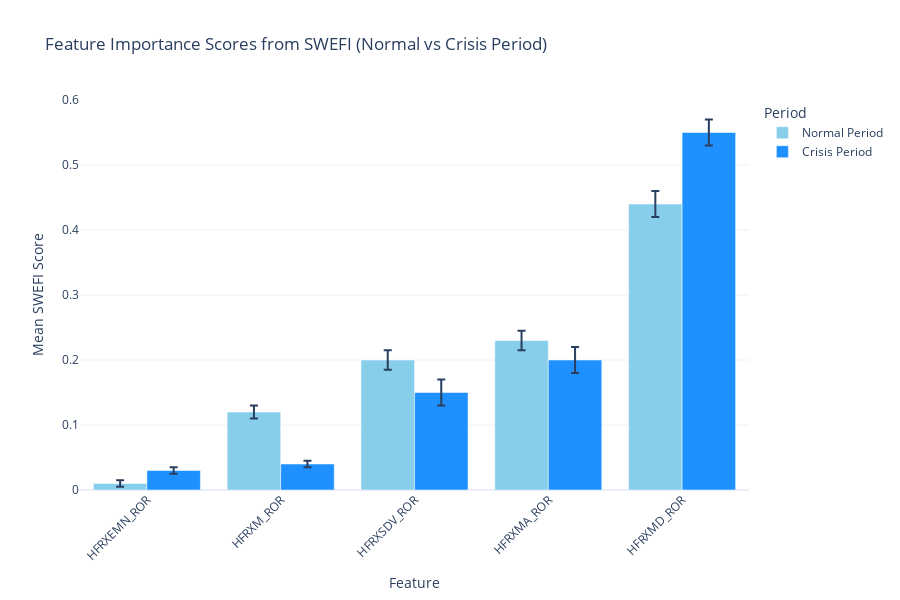

Source (notebook cell):
### Code cell
# import plotly.graph_objects as go

features = ["HFRXEMN_ROR", "HFRXM_ROR", "HFRXSDV_ROR", "HFRXMA_ROR", "HFRXMD_ROR"]

# The followign are hard coded values from the SWEFI analysis.
# There are two periods: from 2019 to 2020 and then from 2020 to 2021.  
# The first period is considered a normal period and the second a crisis period.

normal_scores = [0.01, 0.12, 0.20, 0.23, 0.44]
crisis_scores = [0.03, 0.04, 0.15, 0.20, 0.55]

normal_errors = [0.005, 0.01, 0.015, 0.015, 0.02]
crisis_errors = [0.005, 0.005, 0.02, 0.02, 0.02]

fig = go.Figure()

fig.add_trace(go.Bar(
    name='Normal Period',
    x=features,
    y=normal_scores,
    error_y=dict(type='data', array=normal_errors, visible=True),
    marker_color='skyblue'
))

fig.add_trace(go.Bar(
    name='Crisis Period',
    x=features,
    y=crisis_scores,
    error_y=dict(type='data', array=crisis_errors, visible=True),
    marker_color='dodgerblue'
))

fig.update_layout(
    barmode='group',
    title='Hedge Fund Feature Importance Scores from SWEFI (Normal vs Crisis Period)',
    xaxis_title='Feature',
    yaxis_title='Mean SWEFI Score',
    xaxis_tickangle=-45,
    legend_title_text='Period',
    template='plotly_white',
    height=600,
    width=900
)

fig.show()

### Figure 1 — Plotly figure (JSON) as saved in the notebook; plotly's stock layout.template omitted (floating-point values rounded to 4 significant figures)
{"data": [{"error_y": {"array": [0.005, 0.01, 0.015, 0.015, 0.02], "type": "data", "visible": true}, "marker": {"color": "skyblue"}, "name": "Normal Period", "type": "bar", "x": ["HFRXEMN_ROR", "HFRXM_ROR", "HFRXSDV_ROR", "HFRXMA_ROR", "HFRXMD_ROR"], "y": [0.01, 0.12, 0.2, 0.23, 0.44]}, {"error_y": {"array": [0.005, 0.005, 0.02, 0.02, 0.02], "type": "data", "visible": true}, "marker": {"color": "dodgerblue"}, "name": "Crisis Period", "type": "bar", "x": ["HFRXEMN_ROR", "HFRXM_ROR", "HFRXSDV_ROR", "HFRXMA_ROR", "HFRXMD_ROR"], "y": [0.03, 0.04, 0.15, 0.2, 0.55]}], "layout": {"barmode": "group", "height": 600, "legend": {"title": {"text": "Period"}}, "title": {"text": "Feature Importance Scores from SWEFI (Normal vs Crisis Period)"}, "width": 900, "xaxis": {"tickangle": -45, "title": {"text": "Feature"}}, "yaxis": {"title": {"text": "Mean SWEFI Score"}}}}
